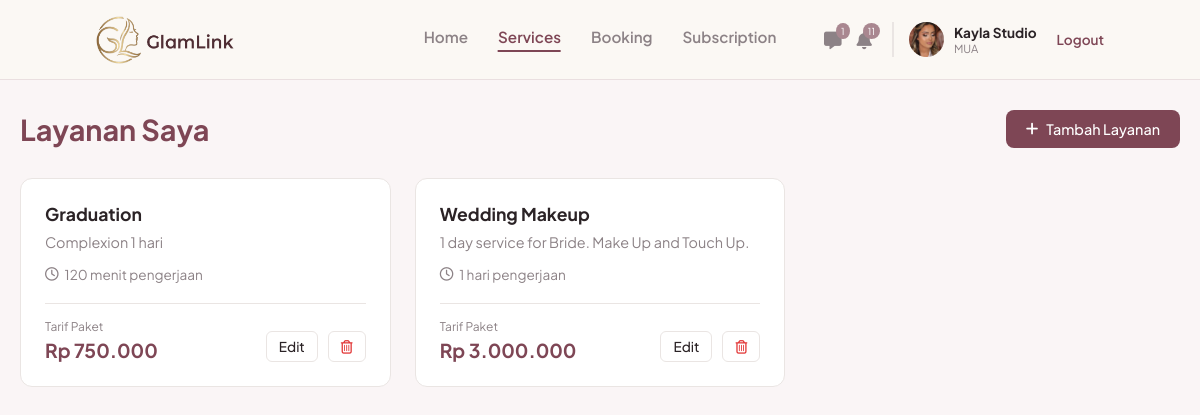
Before: /mua/services.php (signed in) with the older database file.
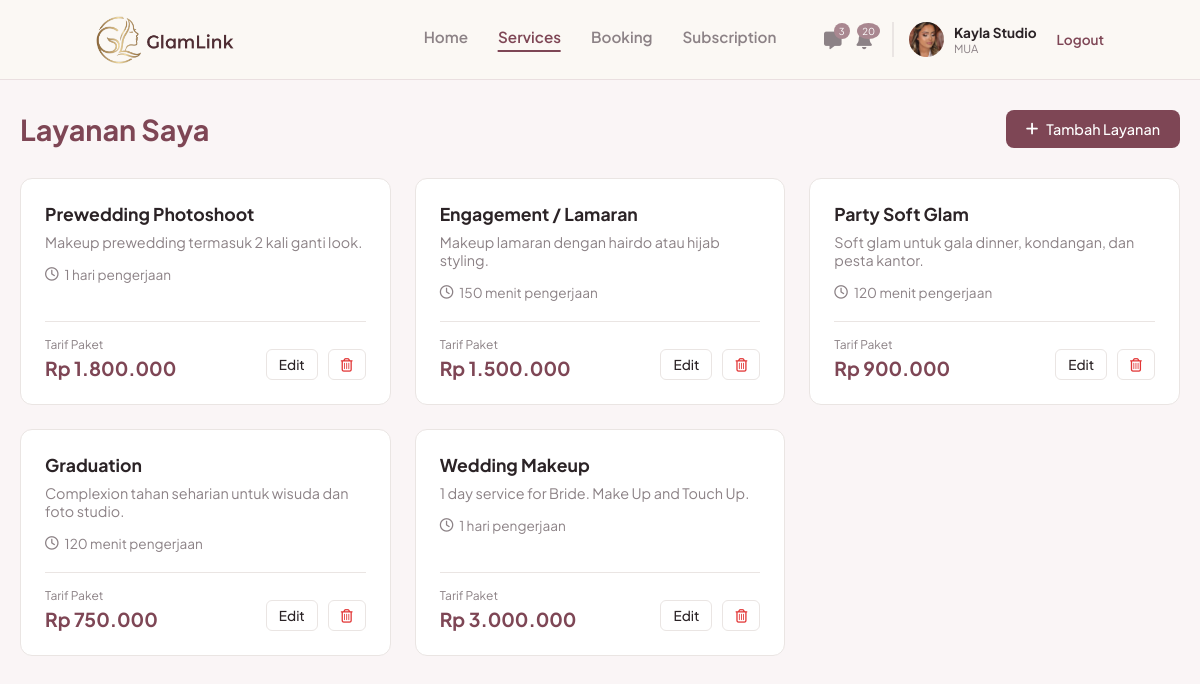
After: the same page with the newer database file.
### tables this page shows
CREATE TABLE `services` (
  `id_service` int(11) NOT NULL,
  `id_mua` int(11) NOT NULL,
  `nama_layanan` varchar(150) NOT NULL,
  `kategori` varchar(100) DEFAULT NULL,
  `harga` decimal(10,2) NOT NULL,
  `durasi` varchar(50) DEFAULT NULL,
  `deskripsi` text DEFAULT NULL,
  `fasilitas` text DEFAULT NULL
);

### includes/chat.php (called while the page is built, shortened)
<?php
function chat_belum_dibaca(mysqli $k, int $saya): int {
    try {
        $st = $k->prepare("SELECT COUNT(*) AS n FROM chats WHERE id_penerima = ? AND dibaca_pada IS NULL");
        $st->bind_param('i', $saya);
        $st->execute();
        return (int)$st->get_result()->fetch_assoc()['n'];
    } catch (Throwable $e) {
        return 0;
    }
}

### includes/mua_notifikasi.php (called while the page is built, shortened)
<?php
function mua_notif_tgl(string $tgl): string {
    $t = strtotime($tgl);
    return date('j', $t) . ' ' . MUA_NOTIF_BULAN[(int)date('n', $t)] . ' ' . date('Y', $t);
}
function mua_notif_rp($n): string {
    return 'Rp ' . number_format((float)$n, 0, ',', '.');
}
function mua_notif_sinkron(mysqli $koneksi, int $id_mua, bool $paksa = false): void {
    $kunci_sesi = 'mua_notif_sync_' . $id_mua;
    $st = $koneksi->prepare("SELECT COUNT(*) AS n FROM mua_notifikasi WHERE id_mua = ?");
    $st->bind_param('i', $id_mua);
    $st->execute();
    $pertama = (int)$st->get_result()->fetch_assoc()['n'] === 0 ? 1 : 0;
    $ins = $koneksi->prepare("INSERT IGNORE INTO mua_notifikasi (id_mua, kunci, tipe, judul, pesan, link, label_aksi, waktu, dibaca_pada)
                              VALUES (?, ?, ?, ?, ?, ?, ?, ?, IF(? = 1, NOW(), NULL))");
    $tambah = function (string $kunci, string $tipe, string $judul, string $pesan, ?string $link, ?string $aksi, string $waktu, int $sudah_baca = 0)
              use ($ins, $id_mua, $pertama) {
        $baca = ($pertama || $sudah_baca) ? 1 : 0;
    };
    $st = $koneksi->prepare("
        SELECT b.id_booking, b.no_invoice, b.tanggal_booking, b.waktu_booking, b.lokasi_acara, b.total_harga, b.status,
               b.metode_bayar, b.dibayar_pada, b.dibatalkan_oleh, b.is_client_done, b.is_mua_done, b.rating,
               b.created_at, COALESCE(b.dibatalkan_pada, b.created_at) AS waktu_batal, NOW() AS sekarang,
               u.nama AS klien, s.nama_layanan
        FROM bookings b
        LEFT JOIN users u ON u.id_user = b.id_pelanggan
        LEFT JOIN services s ON s.id_service = b.id_layanan
        WHERE b.id_mua = ? AND (b.created_at >= NOW() - INTERVAL 60 DAY OR b.tanggal_booking >= CURDATE() - INTERVAL 60 DAY)");
    $st->bind_param('i', $id_mua);
    $st->execute();
    foreach ($st->get_result()->fetch_all(MYSQLI_ASSOC) as $b) {
        $id = (int)$b['id_booking'];
        $klien = $b['klien'] ?: 'Klien';
        $layanan = $b['nama_layanan'] ?: 'layanan';
        $jadwal = mua_notif_tgl($b['tanggal_booking']) . ' pukul ' . substr($b['waktu_booking'], 0, 5) . ' WIB';
        $lokasi = trim((string)$b['lokasi_acara']) !== '' ? ' di ' . $b['lokasi_acara'] : '';
        if (!empty($b['dibayar_pada'])) {
            $metode = $b['metode_bayar'] ? ' melalui ' . $b['metode_bayar'] : '';
        }
    }
    $st = $koneksi->prepare("
        SELECT b.id_booking, b.tanggal_booking, b.waktu_booking, b.lokasi_acara, u.nama AS klien, s.nama_layanan,
               (b.tanggal_booking = CURDATE()) AS hari_ini, NOW() AS sekarang
        FROM bookings b
        LEFT JOIN users u ON u.id_user = b.id_pelanggan
        LEFT JOIN services s ON s.id_service = b.id_layanan
        WHERE b.id_mua = ? AND b.status = 'dikonfirmasi' AND b.tanggal_booking BETWEEN CURDATE() AND CURDATE() + INTERVAL 1 DAY");
    $st->bind_param('i', $id_mua);
    $st->execute();
    foreach ($st->get_result()->fetch_all(MYSQLI_ASSOC) as $j) {
        $hari = (int)$j['hari_ini'] === 1;
        $lok = trim((string)$j['lokasi_acara']);
        $link = $lok !== '' ? 'https://www.google.com/maps/search/?api=1&query=' . rawurlencode($lok) : 'booking.php?tab=scheduled';
    }
    $st = $koneksi->prepare("
        SELECT ms.id_transaksi, ms.tanggal_berakhir, sp.nama_paket,
               DATEDIFF(ms.tanggal_berakhir, CURDATE()) AS sisa, NOW() AS sekarang
        FROM mua_subscriptions ms
        JOIN subscription_packages sp ON sp.id_paket = ms.id_paket
        WHERE ms.id_mua = ? AND ms.status IN ('aktif','kedaluwarsa')
        ORDER BY ms.tanggal_berakhir DESC LIMIT 1");
    $st->bind_param('i', $id_mua);
    $st->execute();
    if ($l = $st->get_result()->fetch_assoc()) {
        $sisa = (int)$l['sisa'];
    }
    $st = $koneksi->prepare("
        UPDATE mua_notifikasi n
        JOIN bookings b ON n.kunci = CONCAT('pesanan:', b.id_booking)
        SET n.dibaca_pada = COALESCE(n.dibaca_pada, NOW()),
            n.label_aksi  = CASE b.status WHEN 'dikonfirmasi' THEN 'Lihat Jadwal'
                                          WHEN 'selesai'      THEN 'Lihat Riwayat'
                                          ELSE 'Lihat Detail' END,
            n.link        = CASE b.status WHEN 'dikonfirmasi' THEN 'booking.php?tab=scheduled'
                                          WHEN 'selesai'      THEN 'booking.php?tab=done'
                                          ELSE 'booking.php?tab=cancelled' END
        WHERE n.id_mua = ? AND b.status <> 'menunggu' AND n.label_aksi = 'Tinjau & Konfirmasi'");
}
function mua_notif_jumlah_baru(mysqli $koneksi, int $id_mua): int {
    try {
        mua_notif_sinkron($koneksi, $id_mua);
        $st = $koneksi->prepare("SELECT COUNT(*) AS n FROM mua_notifikasi WHERE id_mua = ? AND dibaca_pada IS NULL AND dihapus_pada IS NULL");
        $st->bind_param('i', $id_mua);
        $st->execute();
        return (int)$st->get_result()->fetch_assoc()['n'];
    } catch (Throwable $e) {
        return 0;
    }
}

### includes/auth_mua.php (called while the page is built, shortened)
<?php
$id_mua = (int)$_SESSION['id_user'];

### mua/services.php (the view, shortened to what the changed rows need)
<?php
require_once '../includes/auth_mua.php';
$query_services = mysqli_query($koneksi, "SELECT * FROM services WHERE id_mua = '$id_mua' ORDER BY id_service DESC") or die('Error Services: ' . mysqli_error($koneksi));
$services = [];
if ($query_services) {
    while ($row = mysqli_fetch_assoc($query_services)) {
        $services[] = $row;
    }
}
?>
<!DOCTYPE html>
<html lang="id">
<head>
    <link rel="stylesheet" href="https://cdnjs.cloudflare.com/ajax/libs/font-awesome/6.4.0/css/all.min.css">
    <link rel="stylesheet" href="../assets/css/navbar.css">
    <link rel="stylesheet" href="../assets/css/mua_services.css">
    <link rel="stylesheet" href="../assets/css/mua_ui.css">
</head>
<body>
    <?php include '../navbar.php'; ?>
    <main class="services-main">
        <div class="page-header">
            <h2>Layanan Saya</h2>
        </div>
        <div class="services-grid">
            <?php if (count($services) > 0): ?>
                <?php foreach ($services as $srv): ?>
                    <div class="service-card">
                        <div class="service-content">
                            <h3><?php echo htmlspecialchars($srv['nama_layanan']); ?></h3>
                            <p class="service-category"><?php echo htmlspecialchars($srv['deskripsi'] ?? $srv['kategori']); ?></p>
                            <p class="service-duration">
                                <i class="fa-regular fa-clock"></i> <?php echo htmlspecialchars($srv['durasi']); ?> pengerjaan
                            </p>
                        </div>
                        <div class="service-footer">
                            <div class="price-container">
                                <span class="price-label">Tarif Paket</span>
                                <span class="price-value">Rp <?php echo number_format($srv['harga'], 0, ',', '.'); ?></span>
                            </div>
                            <div class="action-buttons">
                                <button class="btn-edit">Edit</button>
                                <button class="btn-delete"><i class="fa-regular fa-trash-can"></i></button>
                            </div>
                        </div>
                    </div>
                <?php endforeach; ?>
            <?php else: ?>
                <div class="empty-state">
                    <p>Anda belum menambahkan layanan apapun.</p>
                </div>
            <?php endif; ?>
        </div>
    </main>
</body>
</html>

### navbar.php (shortened to what the changed rows need)
<?php
$path_prefix = in_array(basename(dirname($_SERVER['PHP_SELF'])), ['mua', 'klien']) ? '../' : '';
$nav_logged_in = isset($_SESSION['status_login']) && $_SESSION['status_login'] == true;
$nav_role = isset($_SESSION['role']) ? $_SESSION['role'] : '';
?>
<header class="navbar">
    <?php if (!$nav_logged_in): ?>
        <div class="nav-links">
            <a href="<?php echo $path_prefix; ?>login.php" class="btn-text">Masuk</a>
            <a href="<?php echo $path_prefix; ?>login.php" class="btn-outline nav-mua">Masuk Sebagai MUA</a>
            <a href="<?php echo $path_prefix; ?>register.php" class="btn-filled">Daftar</a>
        </div>
    <?php elseif ($nav_role == 'mua'): ?>
        <div class="nav-profile-mua">
            <div class="nav-icons">
                <?php
                require_once __DIR__ . '/includes/chat.php';
                $nav_chat_baru = (($koneksi ?? null) instanceof mysqli) ? chat_belum_dibaca($koneksi, (int)$_SESSION['id_user']) : 0;
                ?>
                <a href="<?php echo $path_prefix; ?>mua/chat.php" class="icon-btn" title="Chat">
                    <i class="fa-solid fa-message"></i>
                    <span class="badge" id="navChatBadge" <?php echo $nav_chat_baru ? '' : 'hidden'; ?>><?php echo $nav_chat_baru > 99 ? '99+' : $nav_chat_baru; ?></span>
                </a>
                <?php
                require_once __DIR__ . '/includes/mua_notifikasi.php';
                $nav_notif_baru = isset($koneksi) ? mua_notif_jumlah_baru($koneksi, (int)$_SESSION['id_user']) : 0;
                ?>
                <a href="<?php echo $path_prefix; ?>mua/notifikasi.php" class="icon-btn" title="Notifikasi">
                    <i class="fa-solid fa-bell"></i>
                    <span class="badge" id="navNotifBadge" <?php echo $nav_notif_baru ? '' : 'hidden'; ?>><?php echo $nav_notif_baru > 99 ? '99+' : $nav_notif_baru; ?></span>
                </a>
            </div>
        </div>
    <?php endif; ?>
</header>

Changed rows visible on the page:
added services: nama_layanan "Prewedding Photoshoot", deskripsi "Makeup prewedding termasuk 2 kali ganti look.", durasi "1 hari", harga "1.800.000"
now on this page (row edited): services: nama_layanan "Engagement / Lamaran", deskripsi "Makeup lamaran dengan hairdo atau hijab styling.", durasi "150 menit", harga "1.500.000"
now on this page (row edited): services: nama_layanan "Party Soft Glam", deskripsi "Soft glam untuk gala dinner, kondangan, dan pesta kantor.", durasi "120 menit", harga "900.000"
changed services "Graduation": deskripsi "Complexion 1 hari" → "Complexion tahan seharian untuk wisuda dan foto studio."
Other visible differences:
$nav_chat_baru: "1" → "3"
$nav_notif_baru: "11" → "20"
